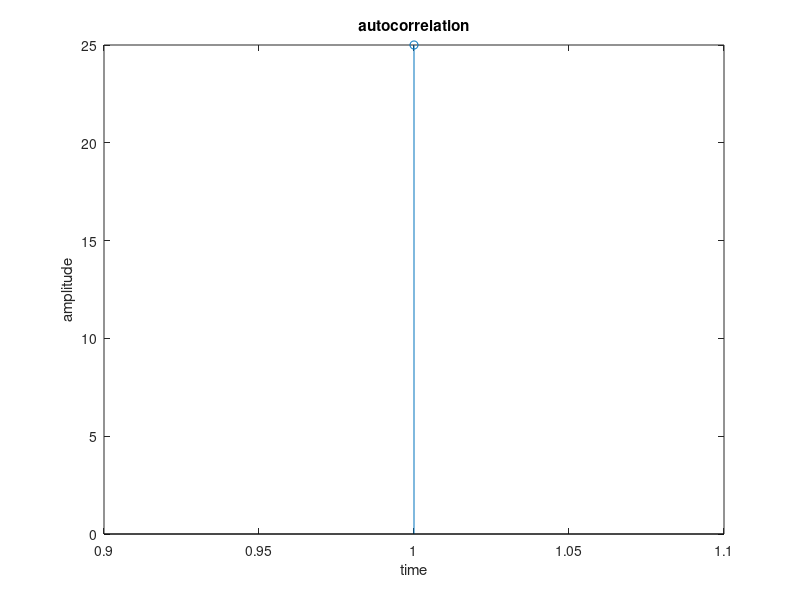

MATLAB code for this plot:
clc; 
clear all; 
close all;
x=input('enter the sequence x='); 
N=length(x);
y=x; z=x;
for i=1:N-1
for i=N-1:-1:1
x(i+1)=x(i); 
end
x(1)=0;
z=[z;x]; 
end
m=[z]*[y'];
m=m/N 
stem(m);
 xlabel('time');
ylabel('amplitude');
 title('autocorrelation');